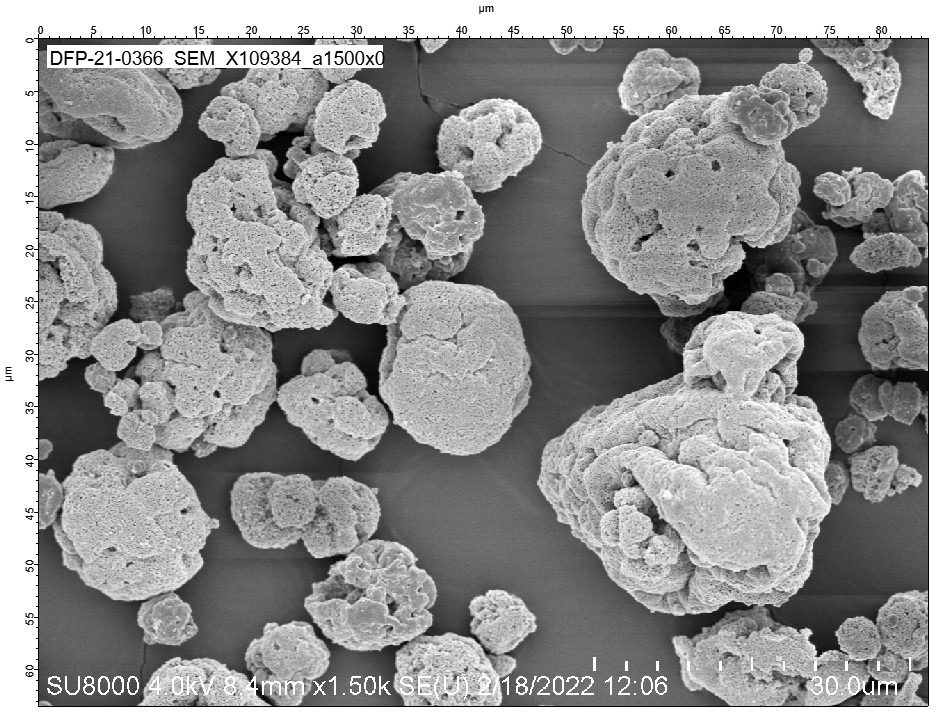
#> input picture sem/SEM_X109384_a1500x0.jpg, 947 x 725 px
$ python -i sem_morphology.py   (imports and definitions only)
#> lines starting #> are read from the running program, lines starting #| are printed output that depends on the picture; after the words box and inside, x2 and y2 are one past the last pixel; in counts of white or black regions, pixels touching at a corner belong together
#!/usr/bin/env python3
# =============================================================================
# SEM morphology metrics for the dried product (samples 114641-114644 = up3_1..4)
# =============================================================================
# Defines and extracts three image metrics that map to the model's morphology
# outputs (up2_spray_dryer_module.R), so the SEM data can calibrate the chain:
#
#   sphericity  Omega_SEM   <-> model Omega_struct_z   (low-mag whole particles)
#   porosity    phi_SEM     <-> model phi_porosity_z   (high-mag surface pores)
#   skin        theta_SEM   <-> model theta_skin_z     (high-mag surface fusion)
#
# METRIC DEFINITIONS
# ------------------
# Sphericity (from 500x): segment bright particles on the dark stub, split
#   touching particles by watershed, and per particle take
#     solidity   = area / convex-hull area          (1 = convex/round)
#     aspect     = minor axis / major axis           (1 = circular)
#     circ       = 4*pi*area / perimeter^2           (1 = perfect circle)
#   Report the median over all accepted particles. Omega_SEM := median solidity
#   (robust to perimeter pixelation; aspect/circ reported alongside).
#
# Surface porosity (from 5kx/10kx): mask the in-focus particle body, flatten the
#   curvature shading (subtract a large-sigma Gaussian), and classify the dark
#   interstitial depressions between primary beads as pores.
#     phi_SEM := pore-pixel area / particle-body area
#
# Surface skin / fusion (from 5kx/10kx): an unfused surface is a granular packing
#   of discrete primary beads (high local texture); a fused skin is smooth
#   (low local texture). Within the particle mask, compute the local texture
#   (std in a small window, as a fraction of local mean) and
#     theta_SEM := fraction of surface with local texture below TAU_SMOOTH
#   i.e. the smooth/fused area fraction. Also report rms_rough (mean texture CV)
#   and bump_density (primary-bead peaks per 100 um^2 when scale is known).
#
# Run:  python3 sem_morphology.py   ->  data/sem_morphology.csv
# =============================================================================
import os, glob, csv, warnings, numpy as np
# [1 line not run here, left out]
from PIL import Image
from scipy import ndimage as ndi
from skimage import filters, morphology, measure, segmentation, feature

SEM_DIR = "sem"
SAMPLES = {"114641": "up3_1", "114642": "up3_2", "114643": "up3_3", "114644": "up3_4"}

# inner crop avoiding the burned-in text banners (top ~30px, bottom ~40px)
R0, R1, C0, C1 = 70, 660, 45, 920
TAU_SMOOTH = 0.06   # local texture CV below this = "smooth/fused" surface pixel

def load(path):
#> called with path = 'sem/SEM_X109384_a1500x0.jpg'
    a = np.asarray(Image.open(path).convert("L"), float)
    return a[R0:R1, C0:C1]
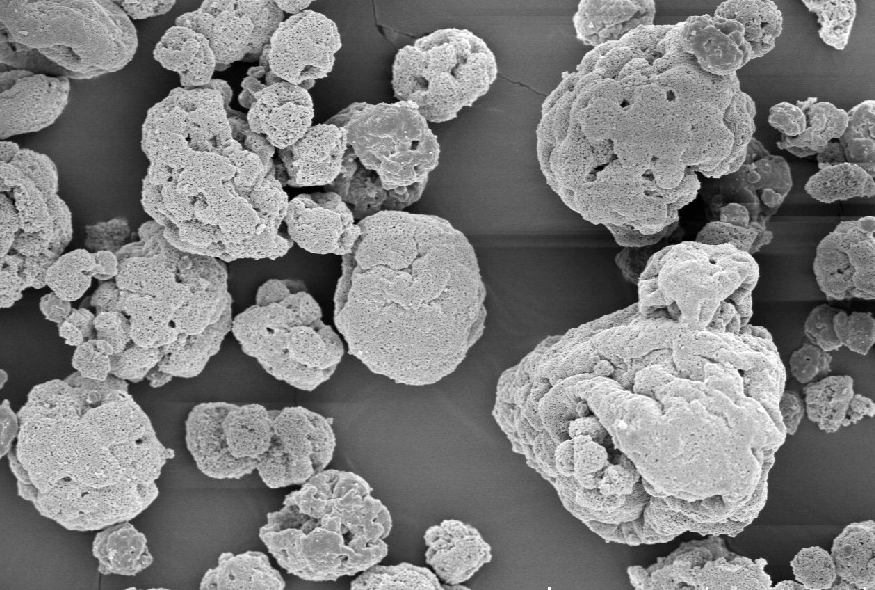
#> returned value: shape (590, 875) float64; min 0, max 255, mean 129.1

# ---- sphericity (low-mag whole particles) -----------------------------------
def sphericity(path):
    img = load(path)
    thr = filters.threshold_otsu(img)
#> thr = 126
    bw = img > thr
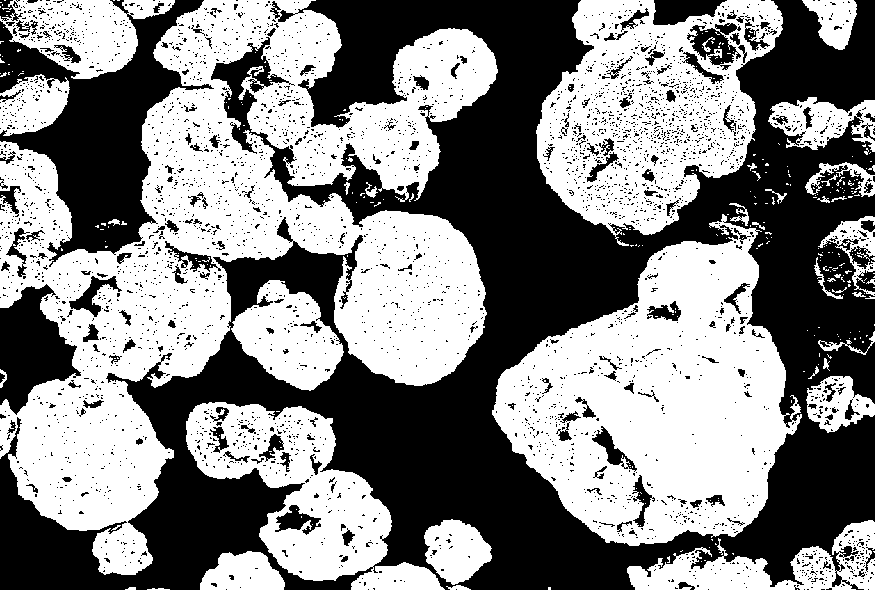
#> bw: shape (590, 875) bool; 52.3% white; 3670 black regions (3480 under 20 px), largest, box (x1, y1, x2, y2) and area: (0, 0, 875, 590) 192777, (0, 0, 214, 267) 21000, (0, 284, 81, 415) 5977
    bw = morphology.remove_small_objects(bw, 60)
#> bw: shape (590, 875) bool; 51.8% white; 3664 black regions (3472 under 20 px), largest, box (x1, y1, x2, y2) and area: (0, 0, 875, 590) 194553, (0, 0, 214, 267) 21184, (0, 284, 81, 415) 5977
    bw = ndi.binary_fill_holes(bw)
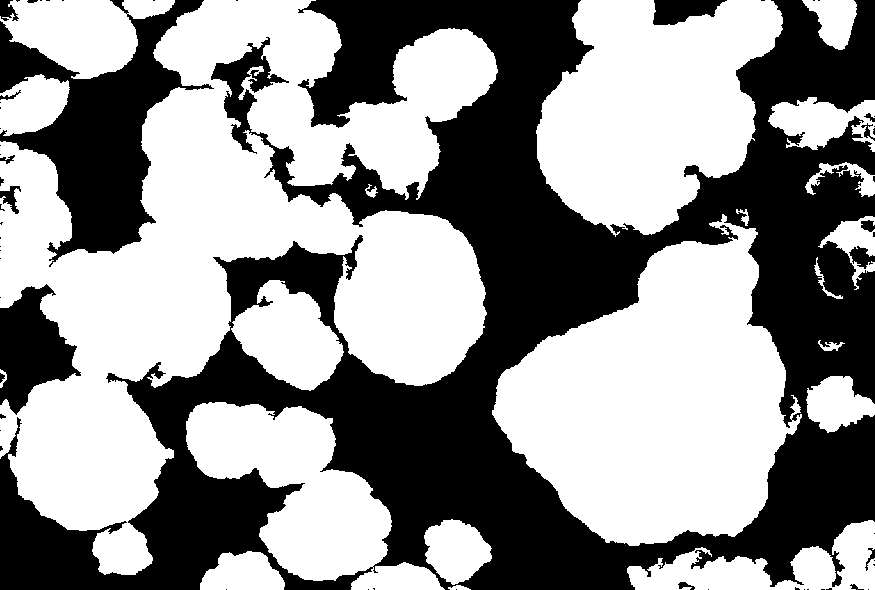
#> bw: shape (590, 875) bool; 56.7% white; 61 black regions (43 under 20 px), largest, box (x1, y1, x2, y2) and area: (0, 0, 875, 590) 193542, (0, 0, 214, 267) 21131, (0, 284, 81, 415) 5970
    # split touching particles by watershed on the distance transform
    dist = ndi.distance_transform_edt(bw)
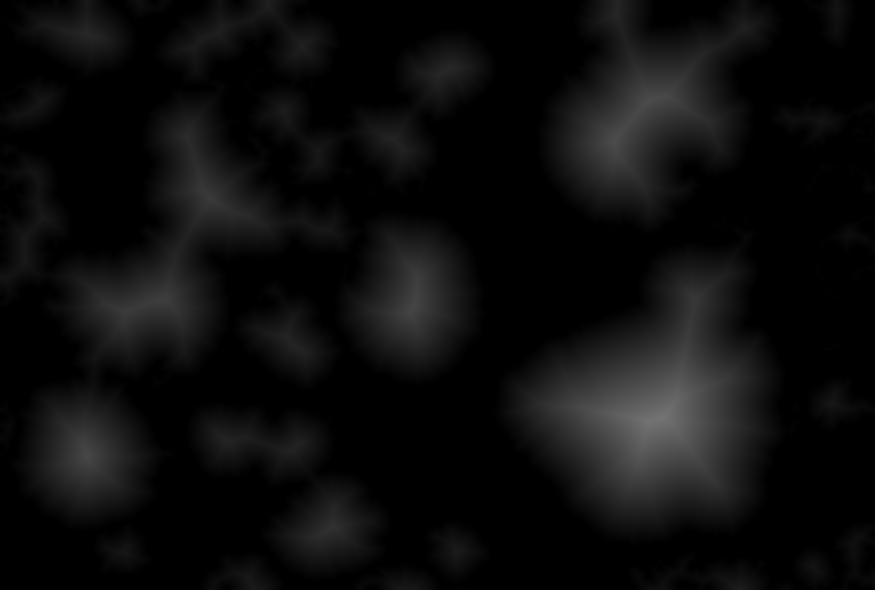
#> dist: shape (590, 875) float64; min 0, max 115.5, mean 12.9
    peaks = feature.peak_local_max(dist, min_distance=7, labels=bw)
#> peaks = 89 pairs, first value 7 to 582, second value 7 to 867
    mrk = np.zeros(dist.shape, int)
    for i, (r, c) in enumerate(peaks, 1):
        mrk[r, c] = i
#> this loop made 89 passes
#> (r, c) on passes 1 to 12: (417, 663), (137, 615), (100, 648), (456, 87), (304, 414), (299, 164), (312, 125), (198, 209), (301, 695), (527, 332), (137, 187), (33, 86)
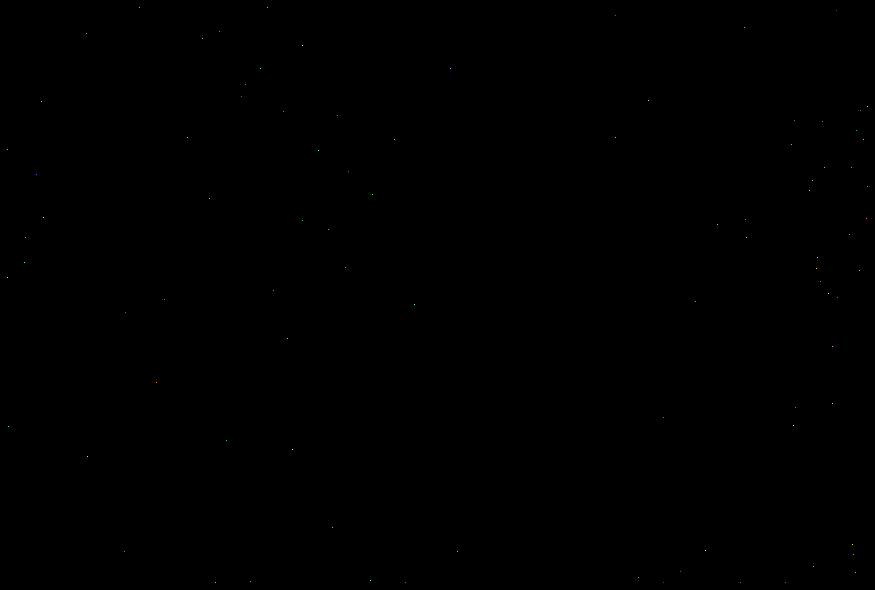
#> mrk: shape (590, 875) int64; 90 distinct labels, from 0 to 89; one colour per label, 0 black
    lab = segmentation.watershed(-dist, mrk, mask=bw)
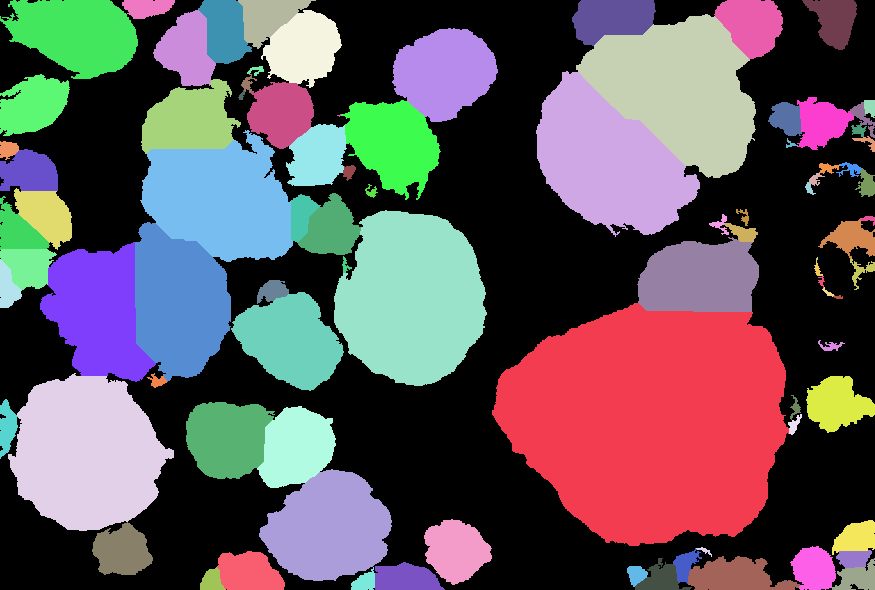
#> lab: shape (590, 875) int64; 90 distinct labels, from 0 to 89; one colour per label, 0 black
    lab = segmentation.clear_border(lab)
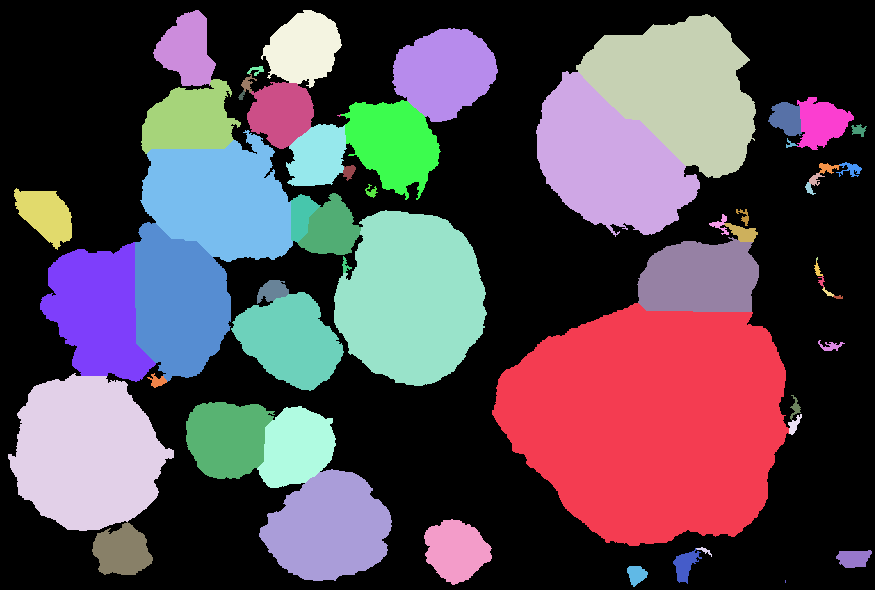
#> lab: shape (590, 875) int64; 59 distinct labels, from 0 to 89; one colour per label, 0 black
    sol, asp, cir, npart = [], [], [], 0
    for p in measure.regionprops(lab):
        if p.area < 80 or p.area > 0.15 * img.size:
            continue
        if p.perimeter <= 0 or p.axis_major_length <= 0:
            continue
        sol.append(p.solidity)
        asp.append(p.axis_minor_length / p.axis_major_length)
        cir.append(min(1.0, 4 * np.pi * p.area / p.perimeter ** 2))
        npart += 1
#> this loop made 58 passes
#> after the loop, asp = 46 values, max 0.98 at index 30, min 0.389 at index 44, mean 0.707; cir = 46 values, max 0.798 at index 30, min 0.192 at index 40, mean 0.542; npart = 46; sol = 46 values, max 0.961 at index 11, min 0.538 at index 42, mean 0.834
    if npart < 5:
        return None
    return dict(n=npart, solidity=np.median(sol),
                aspect=np.median(asp), circ=np.median(cir))

# ---- surface porosity + skin (high-mag) -------------------------------------
# [35 lines left out: functions surface, mean_over, not called in this run]

rows = []
# [22 lines not run here, left out]

>>> result = sphericity('sem/SEM_X109384_a1500x0.jpg')
#> result = {'n': 46, 'solidity': 0.892, 'aspect': 0.723, 'circ': 0.569}

$ run again, on sem/SEM_X110041_b500x0.jpg
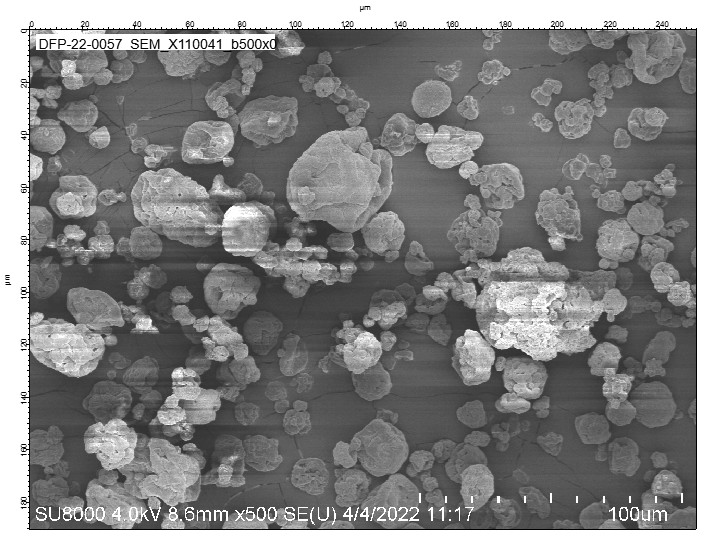
#> input picture sem/SEM_X110041_b500x0.jpg, 710 x 543 px
#> in load, `return a[R0:R1, C0:C1]`:
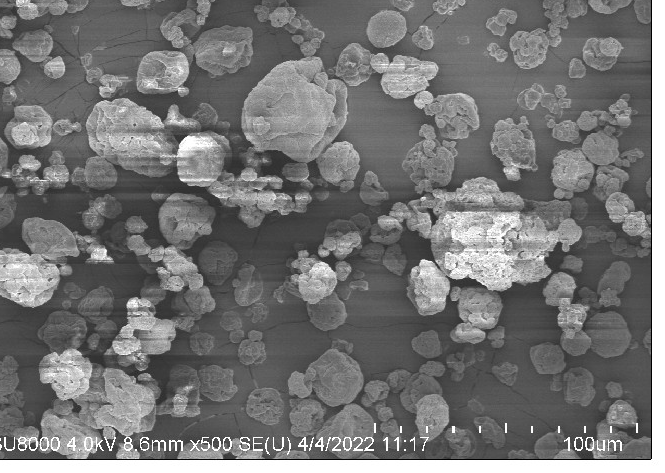
#> returned value: shape (473, 665) float64; min 0, max 255, mean 116.1
#> thr = 141.9
#> peaks = 322 pairs, first value 7 to 465, second value 7 to 657
#> the loop in sphericity, `for i, (r, c) in enumerate(peaks, 1):` made 322 passes
#> (r, c) on passes 1 to 3: (249, 496), (98, 284), (111, 320)
#> in sphericity, `lab = segmentation.clear_border(lab)`:
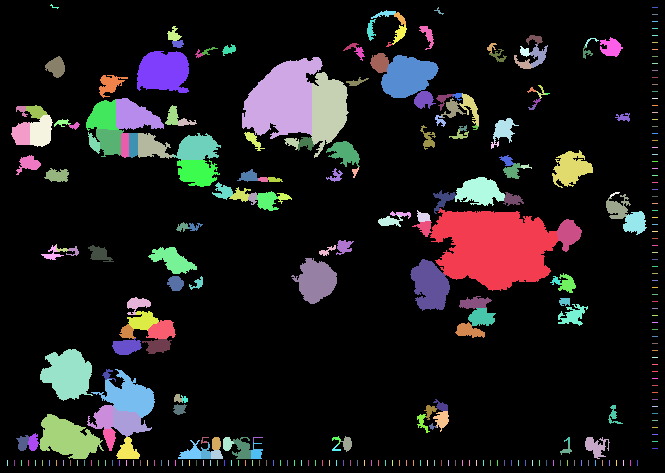
#> lab: shape (473, 665) int64; 316 distinct labels, from 0 to 322; one colour per label, 0 black
#> after the loop in sphericity, `for p in measure.regionprops(lab):`: asp = 107 values, max 0.949 at index 50, min 0.214 at index 103, mean 0.65; cir = 107 values, max 1 at index 71, min 0.169 at index 52, mean 0.494; npart = 107; sol = 107 values, max 0.99 at index 18, min 0.52 at index 102, mean 0.788
#> result = {'n': 107, 'solidity': 0.8, 'aspect': 0.658, 'circ': 0.476}

$ run again, on sem/SEM_X110042_1500x0.jpg
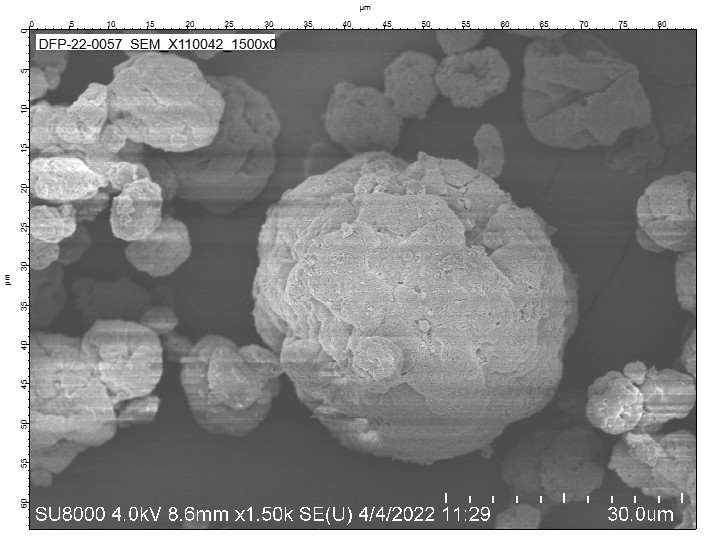
#> input picture sem/SEM_X110042_1500x0.jpg, 710 x 543 px
#> thr = 137
#> in sphericity, `bw = img > thr`:
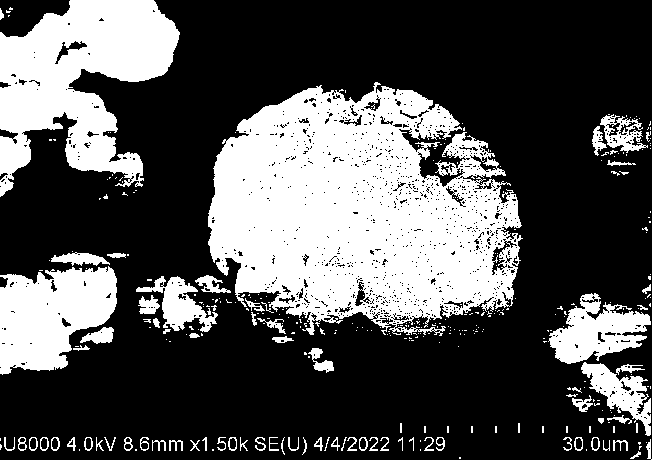
#> bw: shape (473, 665) bool; 35.7% white; 336 white regions (257 under 20 px), largest, box (x1, y1, x2, y2) and area: (208, 82, 523, 336) 54397, (0, 0, 180, 197) 19739, (0, 0, 665, 473) 14688
#> peaks = 227 pairs, first value 7 to 465, second value 7 to 657
#> the loop in sphericity, `for i, (r, c) in enumerate(peaks, 1):` made 227 passes
#> (r, c) on passes 1 to 3: (201, 323), (26, 113), (325, 27)
#> in sphericity, `lab = segmentation.clear_border(lab)`:
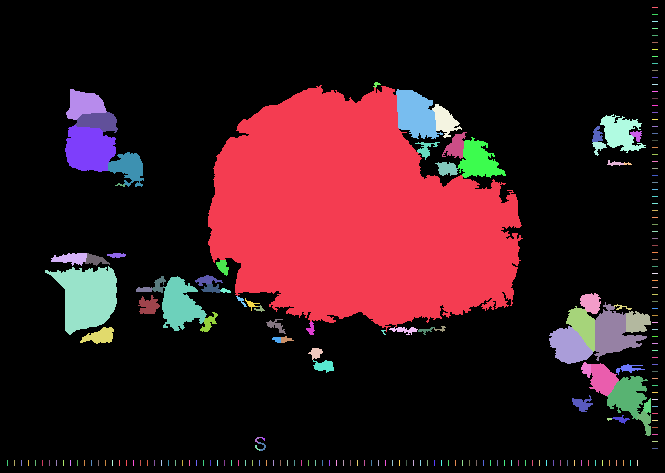
#> lab: shape (473, 665) int64; 221 distinct labels, from 0 to 227; one colour per label, 0 black
#> after the loop in sphericity, `for p in measure.regionprops(lab):`: asp = 40 values, max 0.919 at index 0, min 0.221 at index 39, mean 0.631; cir = 40 values, max 0.715 at index 23, min 0.223 at index 11, mean 0.469; npart = 40; sol = 40 values, max 0.929 at index 4, min 0.586 at index 38, mean 0.794
#> result = {'n': 40, 'solidity': 0.795, 'aspect': 0.639, 'circ': 0.466}

$ run again, on sem/SEM_X110042_a500x0.jpg
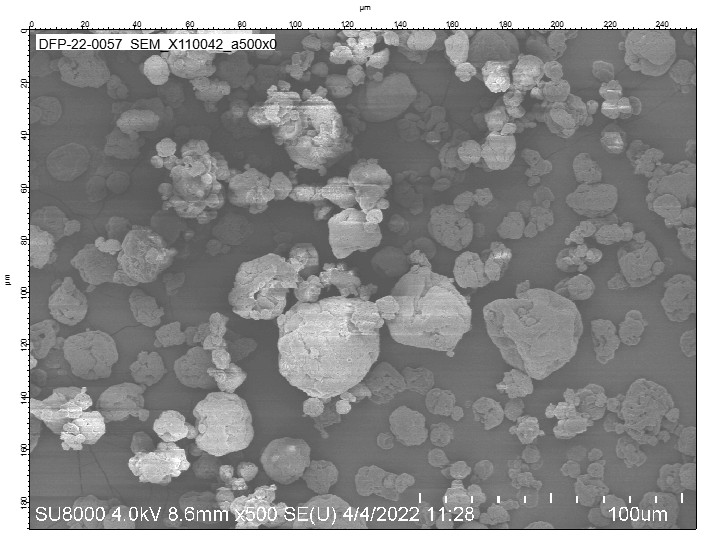
#> input picture sem/SEM_X110042_a500x0.jpg, 710 x 543 px
#> thr = 162.9
#> peaks = 219 pairs, first value 7 to 465, second value 7 to 657
#> the loop in sphericity, `for i, (r, c) in enumerate(peaks, 1):` made 219 passes
#> (r, c) on passes 1 to 3: (285, 275), (353, 177), (233, 400)
#> in sphericity, `lab = segmentation.clear_border(lab)`:
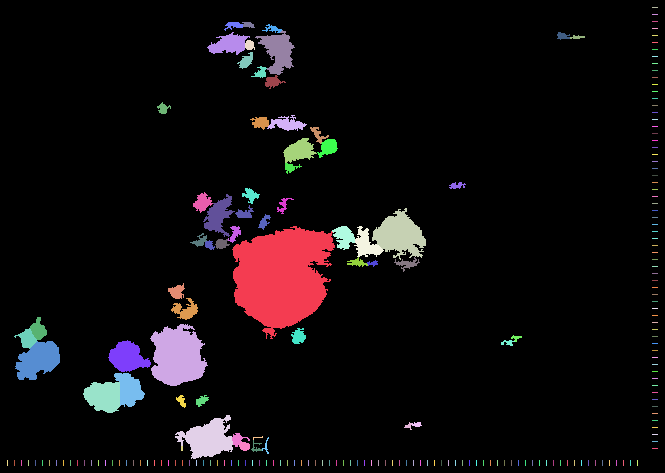
#> lab: shape (473, 665) int64; 215 distinct labels, from 0 to 219; one colour per label, 0 black
#> after the loop in sphericity, `for p in measure.regionprops(lab):`: asp = 41 values, max 0.908 at index 28, min 0.363 at index 24, mean 0.658; cir = 41 values, max 0.727 at index 25, min 0.238 at index 24, mean 0.456; npart = 41; sol = 41 values, max 0.941 at index 4, min 0.532 at index 40, mean 0.768
#> result = {'n': 41, 'solidity': 0.774, 'aspect': 0.671, 'circ': 0.45}
